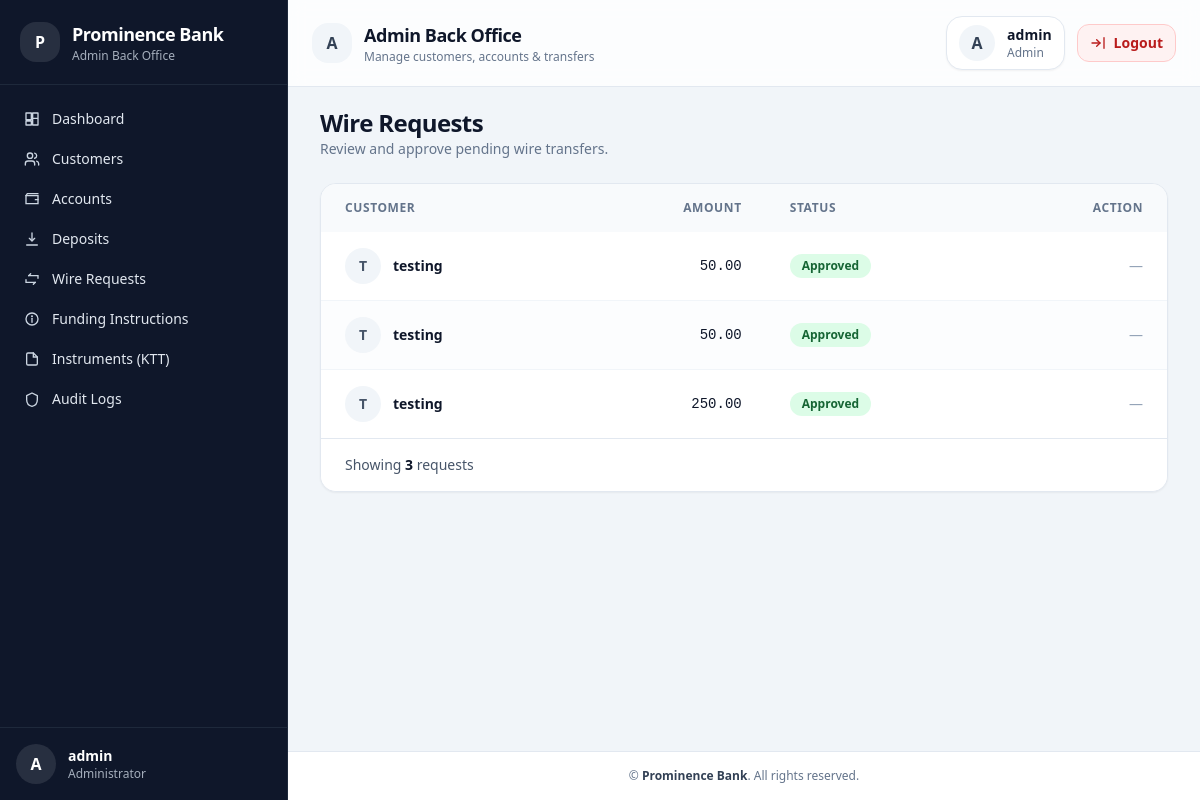
The page /client/admin/wires/ (signed in) on the database as committed earlier.
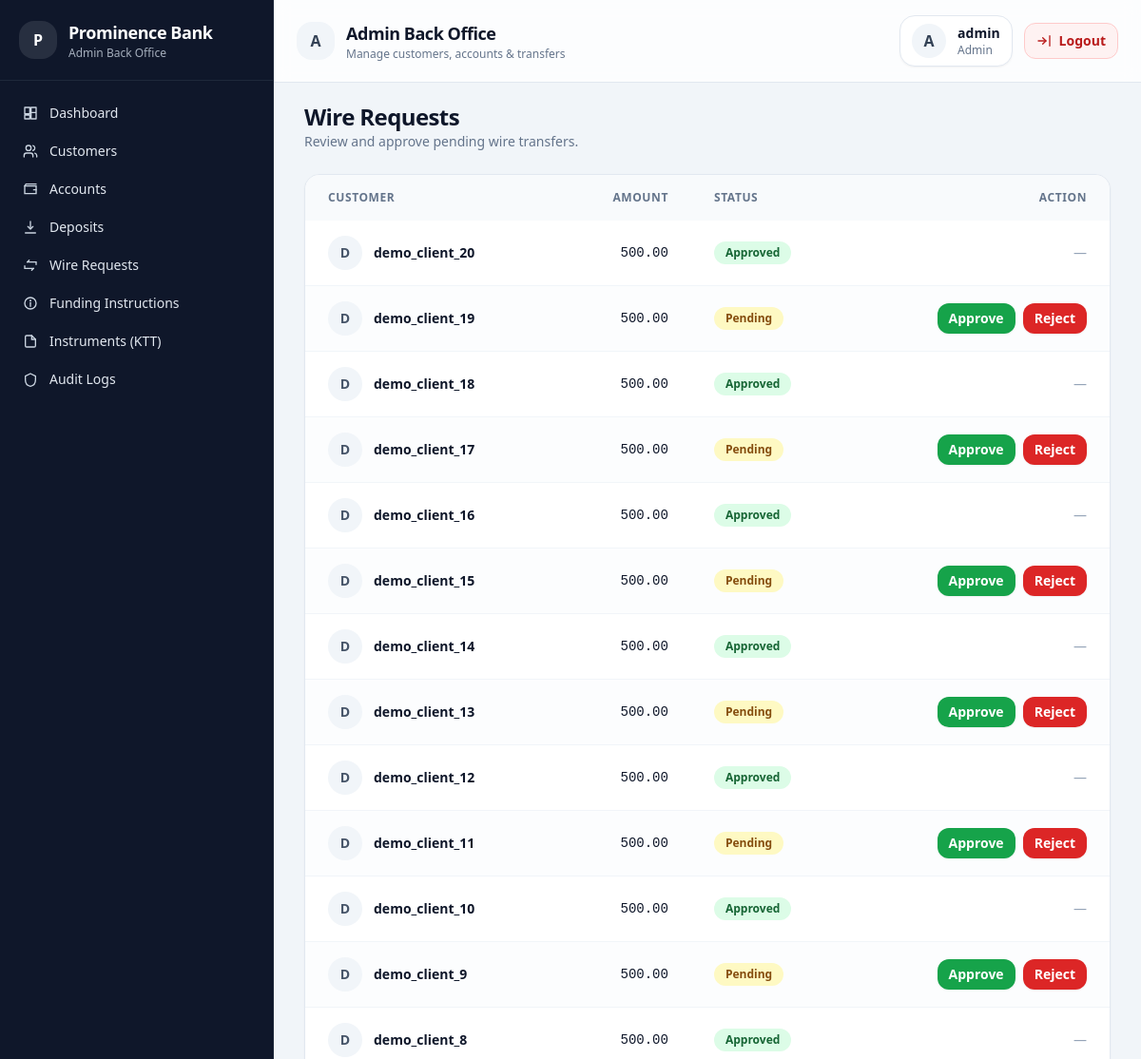
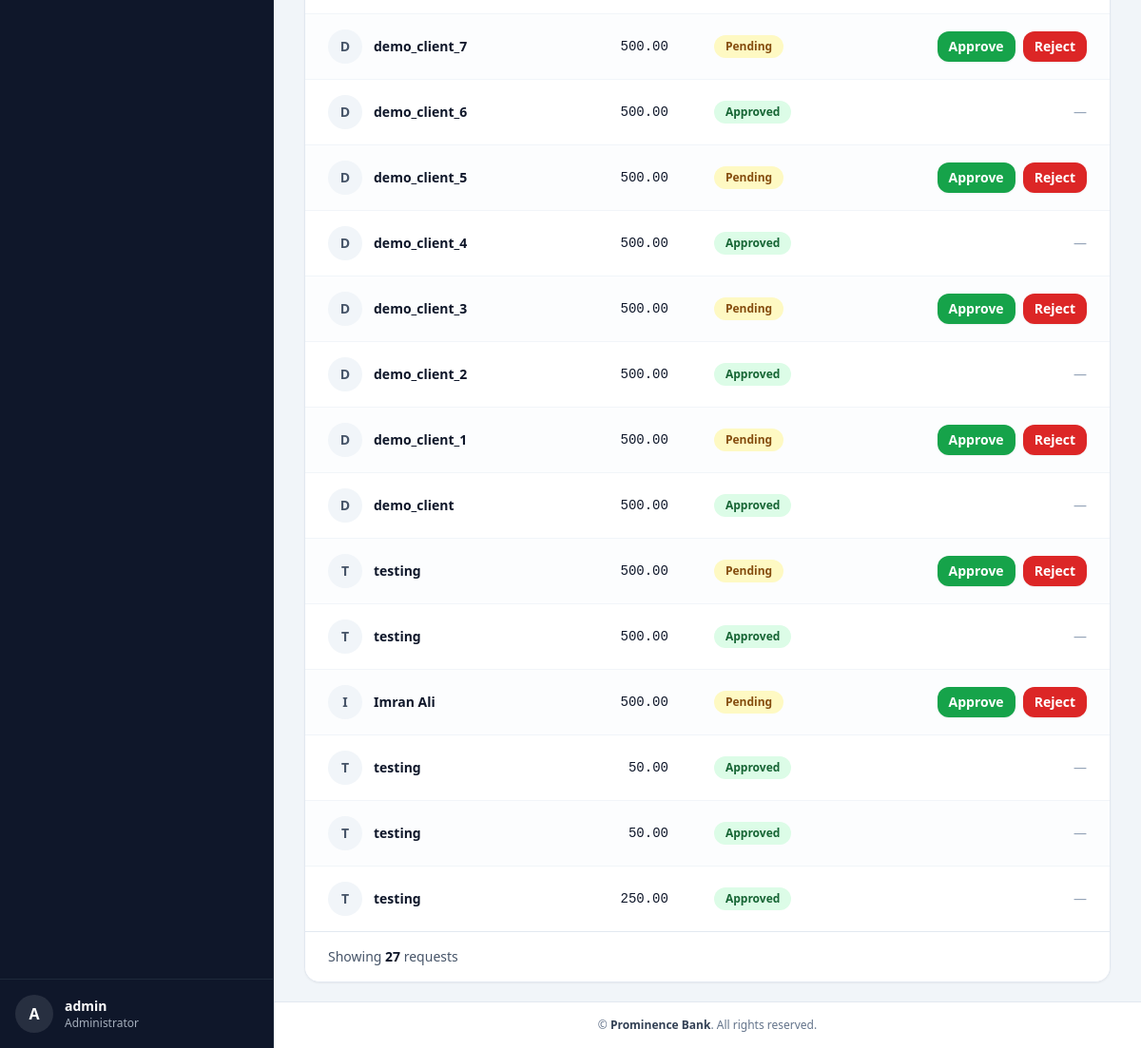
The same page on the database as committed later (2 pictures, top to bottom).
### transfers/models.py (models this page shows, shortened)
class ExternalWireRequest(models.Model):
    STATUS_CHOICES =  [
        ("PENDING", "Pending"),
        ("APPROVED", "Approved"),
        ("REJECTED", "Rejected"),
    ]
    customer = models.ForeignKey(
        User,
        on_delete = models.CASCADE
    )
    account = models.ForeignKey(
        "ledger.Account",
        on_delete=models.CASCADE
    )
    beneficiary = models.ForeignKey(
        Beneficiary,
        on_delete=models.CASCADE
    )
    amount = models.DecimalField(max_digits=18, decimal_places=2)
    reference = models.CharField(
        max_length=50,
        unique=True,
        help_text="Internal transaction reference"
    )
    status  = models.CharField(
        max_length=20,
        choices=STATUS_CHOICES,
        default="PENDING"
    )
    created_at = models.DateTimeField(auto_now_add=True)
    updated_at = models.DateTimeField(auto_now=True)

### transfers/views.py (the view)
# urls.py: path("admin/wires/", views.admin_wire_requests, name="admin_wire_requests"),
@staff_member_required
def admin_wire_requests(request):
    requests = ExternalWireRequest.objects.all().order_by("-created_at")
    return render(request, "admin/wires/list.html", {
        "requests": requests
    })

### templates/admin/wires/list.html (shortened to what this page needs)
{% extends "admin/base_admin.html" %}
{% block content %}
<div class="space-y-6">
  <div class="flex flex-col gap-2 sm:flex-row sm:items-center sm:justify-between">
    <div>
      <h1 class="text-xl sm:text-2xl font-semibold tracking-tight text-slate-900">Wire Requests</h1>
      <p class="text-sm text-slate-500">Review and approve pending wire transfers.</p>
    </div>
  </div>
  <div class="hidden sm:block overflow-hidden rounded-2xl border border-slate-200 bg-white shadow-sm">
    <div class="overflow-x-auto">
      <table class="min-w-full text-sm">
        <thead class="bg-slate-50">
          <tr class="text-left text-xs font-semibold uppercase tracking-wider text-slate-500">
            <th class="px-6 py-4">Customer</th>
            <th class="px-6 py-4 text-right">Amount</th>
            <th class="px-6 py-4">Status</th>
            <th class="px-6 py-4 text-right">Action</th>
          </tr>
        </thead>
        <tbody class="divide-y divide-slate-100">
          {% for w in requests %}
          <tr class="{% cycle 'bg-white' 'bg-slate-50/40' %} hover:bg-slate-100/60 transition-colors">
            <td class="px-6 py-4">
              <div class="flex items-center gap-3">
                <div class="flex h-9 w-9 items-center justify-center rounded-full bg-slate-100 text-slate-600 font-semibold">
                  {{ w.customer.username|slice:":1"|upper }}
                </div>
                <div class="font-semibold text-slate-900">
                  {{ w.customer.username }}
                </div>
              </div>
            </td>
            <td class="px-6 py-4 text-right font-mono tabular-nums text-slate-900 whitespace-nowrap">
              {{ w.amount }}
            </td>
            <td class="px-6 py-4">
              {% if w.status == "PENDING" %}
                <span class="inline-flex items-center rounded-full bg-yellow-100 px-3 py-1 text-xs font-semibold text-yellow-800">
                  Pending
                </span>
              {% elif w.status == "APPROVED" %}
                <span class="inline-flex items-center rounded-full bg-green-100 px-3 py-1 text-xs font-semibold text-green-800">
                  Approved
                </span>
              {% elif w.status == "REJECTED" %}
                <span class="inline-flex items-center rounded-full bg-red-100 px-3 py-1 text-xs font-semibold text-red-800">
                  Rejected
                </span>
              {% else %}
                <span class="inline-flex items-center rounded-full bg-slate-100 px-3 py-1 text-xs font-semibold text-slate-700">
                  {{ w.status }}
                </span>
              {% endif %}
            </td>
            <td class="px-6 py-4 text-right">
              {% if w.status == "PENDING" %}
                <div class="flex justify-end gap-2">
                  <a href="{% url 'transfers:admin_wire_approve' w.id %}"
                     class="inline-flex items-center rounded-xl bg-green-600 px-3 py-1.5 text-sm font-semibold text-white shadow-sm hover:bg-green-700 focus:outline-none focus:ring-4 focus:ring-green-100">
                    Approve
                  </a>
                  <a href="{% url 'transfers:admin_wire_reject' w.id %}"
                     class="inline-flex items-center rounded-xl bg-red-600 px-3 py-1.5 text-sm font-semibold text-white shadow-sm hover:bg-red-700 focus:outline-none focus:ring-4 focus:ring-red-100">
                    Reject
                  </a>
                </div>
              {% else %}
                <span class="text-slate-400 text-sm">—</span>
              {% endif %}
            </td>
          </tr>
          {% endfor %}
        </tbody>
      </table>
    </div>
    <div class="flex items-center justify-between border-t border-slate-200 bg-white px-4 sm:px-6 py-4 text-sm text-slate-600">
      <div>
        Showing <span class="font-semibold text-slate-900">{{ requests|length }}</span>
        request{{ requests|length|pluralize }}
      </div>
    </div>
  </div>
</div>
{% endblock %}

Rows that differ between the two databases and show on the page:
added ExternalWireRequest: customer.username "D", customer.username "demo_client_20", amount "500.00", status "Approved"
added ExternalWireRequest: customer.username "D", customer.username "demo_client_19", amount "500.00", status "Pending"
added ExternalWireRequest: customer.username "D", customer.username "demo_client_18", amount "500.00", status "Approved"
added ExternalWireRequest: customer.username "D", customer.username "demo_client_17", amount "500.00", status "Pending"
added ExternalWireRequest: customer.username "D", customer.username "demo_client_16", amount "500.00", status "Approved"
added ExternalWireRequest: customer.username "D", customer.username "demo_client_15", amount "500.00", status "Pending"
added ExternalWireRequest: customer.username "D", customer.username "demo_client_14", amount "500.00", status "Approved"
added ExternalWireRequest: customer.username "D", customer.username "demo_client_13", amount "500.00", status "Pending"
added ExternalWireRequest: customer.username "D", customer.username "demo_client_12", amount "500.00", status "Approved"
added ExternalWireRequest: customer.username "D", customer.username "demo_client_11", amount "500.00", status "Pending"
added ExternalWireRequest: customer.username "D", customer.username "demo_client_10", amount "500.00", status "Approved"
added ExternalWireRequest: customer.username "D", customer.username "demo_client_9", amount "500.00", status "Pending"
added ExternalWireRequest: customer.username "D", customer.username "demo_client_8", amount "500.00", status "Approved"
added ExternalWireRequest: customer.username "D", customer.username "demo_client_7", amount "500.00", status "Pending"
added ExternalWireRequest: customer.username "D", customer.username "demo_client_6", amount "500.00", status "Approved"
added ExternalWireRequest: customer.username "D", customer.username "demo_client_5", amount "500.00", status "Pending"
added ExternalWireRequest: customer.username "D", customer.username "demo_client_4", amount "500.00", status "Approved"
added ExternalWireRequest: customer.username "D", customer.username "demo_client_3", amount "500.00", status "Pending"
added ExternalWireRequest: customer.username "D", customer.username "demo_client_2", amount "500.00", status "Approved"
added ExternalWireRequest: customer.username "D", customer.username "demo_client_1", amount "500.00", status "Pending"
added ExternalWireRequest: customer.username "D", customer.username "demo_client", amount "500.00", status "Approved"
added ExternalWireRequest: customer.username "T", customer.username "testing", amount "500.00", status "Pending"
added ExternalWireRequest: customer.username "T", customer.username "testing", amount "500.00", status "Approved"
added ExternalWireRequest: customer.username "I", customer.username "Imran Ali", amount "500.00", status "Pending"
Other text that changed with them:
{{ requests|length }}: "3" → "27"
